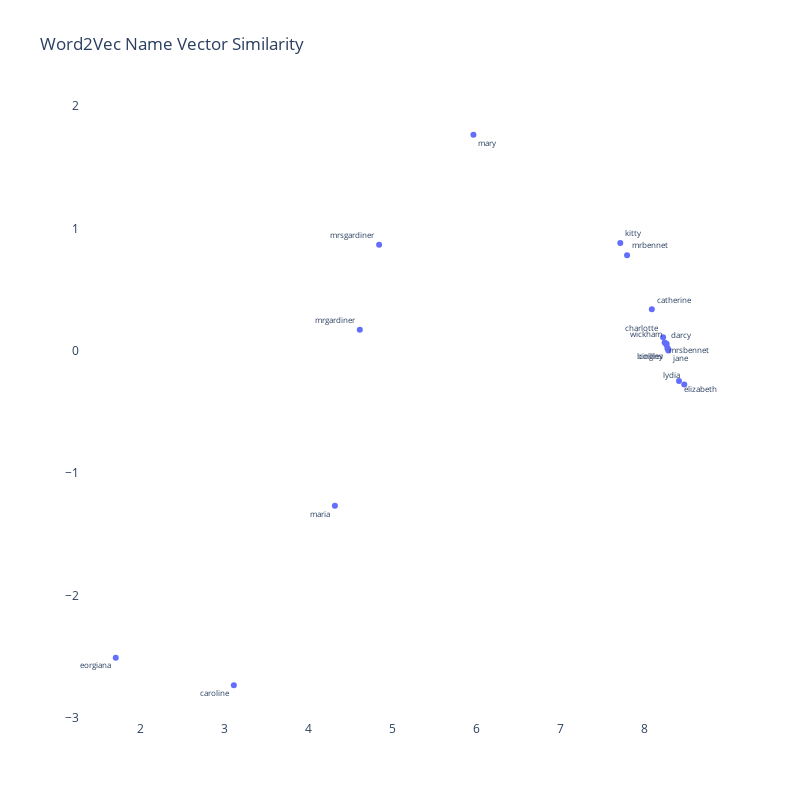

The cell this chart's notebook holds for it:
### Code cell
character_list = ['Elizabeth', 
                  'Darcy', 
                  'Bingley', 
                  'Catherine',
                  'MrBennet', 
                  'MrsBennet',
                  'Lydia',
                  'Wickham',
                  'Caroline',
                  'Jane',
                  'Collins',
                  'Charlotte',
                  'Kitty',
                  'Mary',
                  'Maria',
                  'Fitzwilliam',
                  'MrGardiner',
                  'MrsGardiner',
                  'Georgiana']

character_list = [x.lower() for x in character_list]

df = w2v_df[w2v_df['label'].isin(character_list)]


text_pos = [x for x in np.random.choice(['top left', 
                                         'bottom left',
                                         'top right',
                                         'bottom right'], 
                                          len(df),
                                          p=[.2,.3,.3,.2])]


trace = go.Scatter(x=df['x'],
                   y=df['y'],
                   mode='markers+text', 
                   textposition=text_pos,
                   text=df['label'],
                   textfont=dict(size=8),
                   hoverinfo='text')



fig = go.Figure([trace])

fig.update_layout(go.Layout(
    title='Word2Vec Name Vector Similarity',
    ),
    hovermode='closest',
    plot_bgcolor='white',
    paper_bgcolor='white',
    width=800,
    height=800
)

### Figure 1 — Plotly figure (JSON) as saved in the notebook; plotly's stock layout.template omitted (floating-point values rounded to 4 significant figures)
{"data": [{"hoverinfo": "text", "mode": "markers+text", "text": ["mrbennet", "bingley", "elizabeth", "jane", "lydia", "mrsbennet", "kitty", "mary", "darcy", "catherine", "maria", "charlotte", "caroline", "collins", "wickham", "georgiana", "mrgardiner", "mrsgardiner"], "textfont": {"size": 8}, "textposition": ["top right", "bottom left", "bottom right", "bottom right", "top left", "bottom right", "top right", "bottom right", "top right", "top right", "bottom left", "top left", "bottom left", "bottom left", "top left", "bottom left", "top left", "top left"], "type": "scatter", "x": [7.792, 8.274, 8.41, 8.283, 8.472, 8.239, 7.711, 5.964, 8.258, 8.086, 4.316, 8.22, 3.114, 8.274, 8.262, 1.709, 4.612, 4.842], "y": [0.782, 0.01778, -0.246, 0.002007, -0.274, 0.06774, 0.8822, 1.766, 0.05204, 0.3398, -1.267, 0.1109, -2.733, 0.02261, 0.05734, -2.507, 0.1728, 0.8673]}], "layout": {"height": 800, "hovermode": "closest", "paper_bgcolor": "white", "plot_bgcolor": "white", "title": {"text": "Word2Vec Name Vector Similarity"}, "width": 800}}
